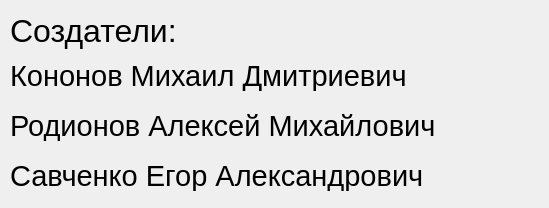
<?xml version="1.0" encoding="UTF-8"?>
<ui version="4.0">
 <class>Dialog</class>
 <widget class="QDialog" name="Dialog">
  <property name="geometry">
   <rect>
    <x>0</x>
    <y>0</y>
    <width>549</width>
    <height>208</height>
   </rect>
  </property>
  <property name="windowTitle">
   <string>О создателях</string>
  </property>
  <widget class="QLabel" name="label">
   <property name="geometry">
    <rect>
     <x>10</x>
     <y>10</y>
     <width>201</width>
     <height>41</height>
    </rect>
   </property>
   <property name="font">
    <font>
     <family>Arial</family>
     <pointsize>24</pointsize>
    </font>
   </property>
   <property name="text">
    <string>Создатели:</string>
   </property>
  </widget>
  <widget class="QLabel" name="label_2">
   <property name="geometry">
    <rect>
     <x>10</x>
     <y>60</y>
     <width>451</width>
     <height>31</height>
    </rect>
   </property>
   <property name="font">
    <font>
     <family>Arial</family>
     <pointsize>22</pointsize>
    </font>
   </property>
   <property name="text">
    <string>Кононов Михаил Дмитриевич</string>
   </property>
  </widget>
  <widget class="QLabel" name="label_3">
   <property name="geometry">
    <rect>
     <x>10</x>
     <y>110</y>
     <width>471</width>
     <height>31</height>
    </rect>
   </property>
   <property name="font">
    <font>
     <family>Arial</family>
     <pointsize>22</pointsize>
    </font>
   </property>
   <property name="text">
    <string>Родионов Алексей Михайлович</string>
   </property>
  </widget>
  <widget class="QLabel" name="label_4">
   <property name="geometry">
    <rect>
     <x>10</x>
     <y>160</y>
     <width>471</width>
     <height>31</height>
    </rect>
   </property>
   <property name="font">
    <font>
     <family>Arial</family>
     <pointsize>22</pointsize>
    </font>
   </property>
   <property name="text">
    <string>Савченко Егор Александрович</string>
   </property>
  </widget>
 </widget>
 <resources/>
 <connections/>
</ui>
